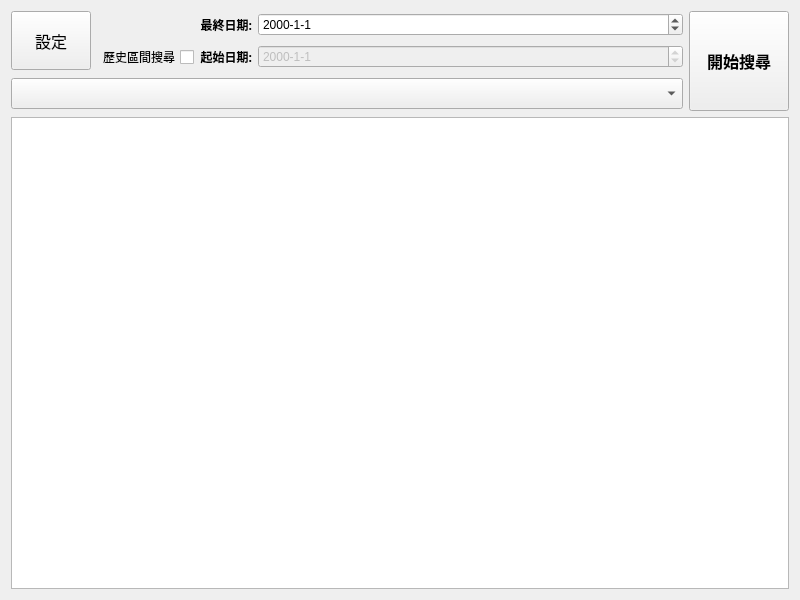
<?xml version="1.0" encoding="UTF-8"?>
<ui version="4.0">
 <class>Form_BestTrade</class>
 <widget class="QWidget" name="Form_BestTrade">
  <property name="geometry">
   <rect>
    <x>0</x>
    <y>0</y>
    <width>800</width>
    <height>600</height>
   </rect>
  </property>
  <property name="windowTitle">
   <string>Form</string>
  </property>
  <layout class="QGridLayout" name="gridLayout">
   <item row="9" column="1">
    <widget class="QTableView" name="tv_ResultBoard">
     <property name="maximumSize">
      <size>
       <width>16777215</width>
       <height>16777215</height>
      </size>
     </property>
     <property name="selectionMode">
      <enum>QAbstractItemView::SingleSelection</enum>
     </property>
     <property name="selectionBehavior">
      <enum>QAbstractItemView::SelectRows</enum>
     </property>
    </widget>
   </item>
   <item row="2" column="1">
    <layout class="QGridLayout" name="gridLayout_2">
     <item row="2" column="2">
      <widget class="QLabel" name="lab_FromDate">
       <property name="font">
        <font>
         <family>微軟正黑體</family>
         <weight>75</weight>
         <bold>true</bold>
        </font>
       </property>
       <property name="text">
        <string>起始日期:</string>
       </property>
       <property name="alignment">
        <set>Qt::AlignRight|Qt::AlignTrailing|Qt::AlignVCenter</set>
       </property>
      </widget>
     </item>
     <item row="1" column="2">
      <widget class="QLabel" name="lab_ToDate">
       <property name="font">
        <font>
         <family>微軟正黑體</family>
         <weight>75</weight>
         <bold>true</bold>
        </font>
       </property>
       <property name="text">
        <string>最終日期:</string>
       </property>
       <property name="alignment">
        <set>Qt::AlignRight|Qt::AlignTrailing|Qt::AlignVCenter</set>
       </property>
      </widget>
     </item>
     <item row="2" column="3">
      <widget class="QDateEdit" name="de_FromDate">
       <property name="enabled">
        <bool>false</bool>
       </property>
       <property name="sizePolicy">
        <sizepolicy hsizetype="Expanding" vsizetype="Fixed">
         <horstretch>0</horstretch>
         <verstretch>0</verstretch>
        </sizepolicy>
       </property>
       <property name="displayFormat">
        <string>yyyy-M-d</string>
       </property>
      </widget>
     </item>
     <item row="1" column="3">
      <widget class="QDateEdit" name="de_ToDate">
       <property name="sizePolicy">
        <sizepolicy hsizetype="Expanding" vsizetype="Fixed">
         <horstretch>0</horstretch>
         <verstretch>0</verstretch>
        </sizepolicy>
       </property>
       <property name="displayFormat">
        <string>yyyy-M-d</string>
       </property>
      </widget>
     </item>
     <item row="2" column="1">
      <widget class="QCheckBox" name="cb_HistorySearching">
       <property name="font">
        <font>
         <family>微軟正黑體</family>
        </font>
       </property>
       <property name="layoutDirection">
        <enum>Qt::RightToLeft</enum>
       </property>
       <property name="text">
        <string>歷史區間搜尋</string>
       </property>
      </widget>
     </item>
     <item row="1" column="0" rowspan="2">
      <widget class="QPushButton" name="pb_MethodSetting">
       <property name="sizePolicy">
        <sizepolicy hsizetype="Minimum" vsizetype="Expanding">
         <horstretch>0</horstretch>
         <verstretch>0</verstretch>
        </sizepolicy>
       </property>
       <property name="font">
        <font>
         <family>微軟正黑體</family>
         <pointsize>12</pointsize>
        </font>
       </property>
       <property name="text">
        <string>設定</string>
       </property>
      </widget>
     </item>
     <item row="1" column="8" rowspan="3">
      <widget class="QPushButton" name="pb_SearchStart">
       <property name="sizePolicy">
        <sizepolicy hsizetype="Fixed" vsizetype="Expanding">
         <horstretch>0</horstretch>
         <verstretch>0</verstretch>
        </sizepolicy>
       </property>
       <property name="minimumSize">
        <size>
         <width>100</width>
         <height>100</height>
        </size>
       </property>
       <property name="font">
        <font>
         <family>微軟正黑體</family>
         <pointsize>12</pointsize>
         <weight>75</weight>
         <bold>true</bold>
        </font>
       </property>
       <property name="text">
        <string>開始搜尋</string>
       </property>
      </widget>
     </item>
     <item row="3" column="0" colspan="4">
      <widget class="QComboBox" name="cb_ResultCategory">
       <property name="font">
        <font>
         <family>微軟正黑體</family>
         <pointsize>12</pointsize>
        </font>
       </property>
      </widget>
     </item>
    </layout>
   </item>
  </layout>
 </widget>
 <resources/>
 <connections/>
</ui>
